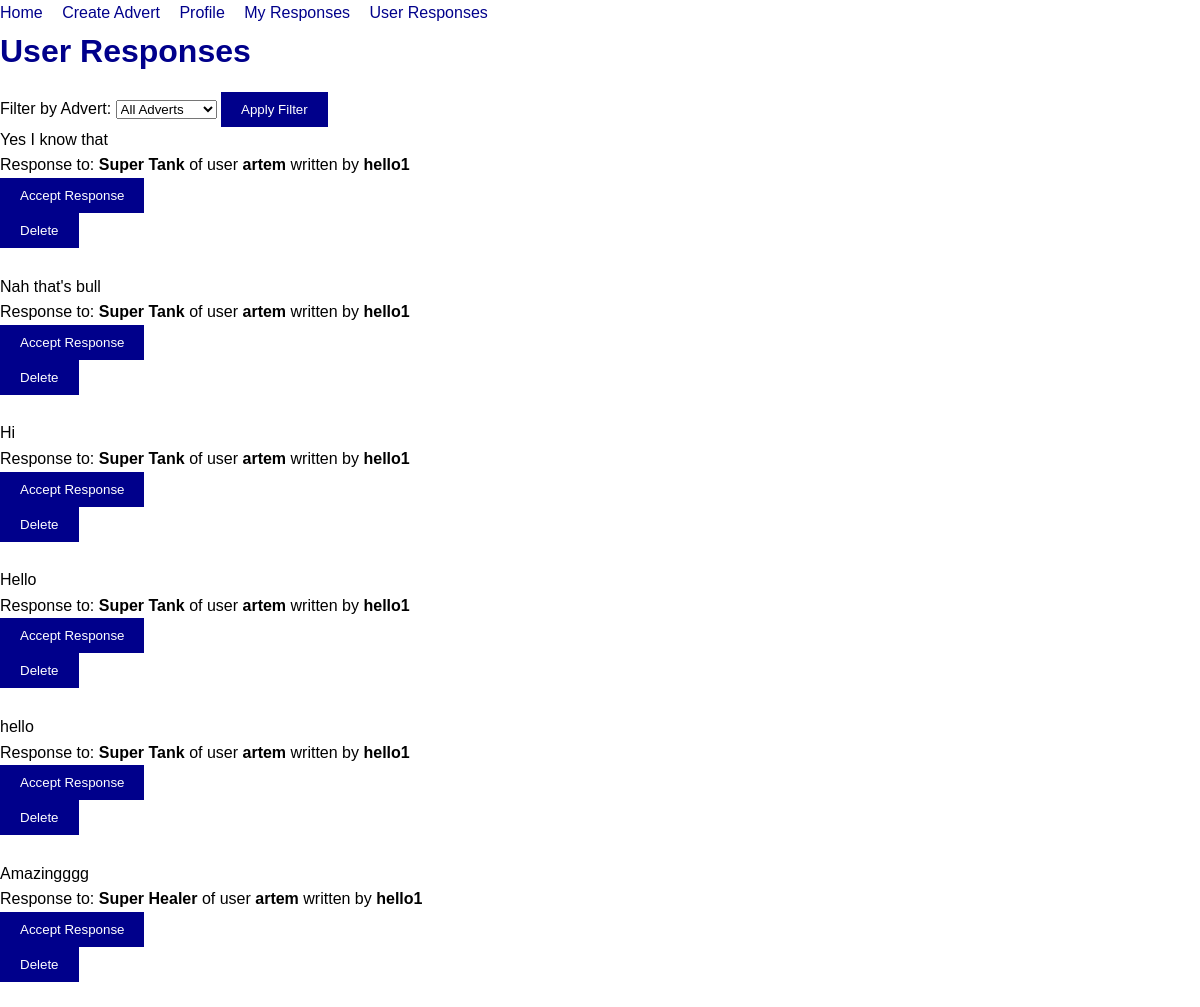
The page /user-responses/ (signed in) on the database its author committed.
### noticeboard/models.py (models this page shows, shortened)
class Response(models.Model):
    advert = models.ForeignKey(Advert, on_delete=models.CASCADE, related_name='responses')
    user = models.ForeignKey(User, on_delete=models.CASCADE)
    text = models.TextField()
    accepted = models.BooleanField(default=False)

class Advert(models.Model):
    CATEGORIES = (
        ('Tanks', 'Tanks'),
        ('Healers', 'Healers'),
        ('DDs', 'DDs'),
        ('Merchants', 'Merchants'),
        ('Guildmasters', 'Guildmasters'),
        ('Questgivers', 'Questgivers'),
        ('Blacksmiths', 'Blacksmiths'),
        ('Leatherworkers', 'Leatherworkers'),
        ('Potion Makers', 'Potion Makers'),
        ('Spellmasters', 'Spellmasters'),
    )
    user = models.ForeignKey(User, on_delete=models.CASCADE)
    category = models.CharField(max_length=50, choices=CATEGORIES)
    headline = models.CharField(max_length=100)
    text = models.TextField()
    video = models.FileField(upload_to='videos/', null=True, blank=True)
    image = models.ImageField(upload_to='images/', null=True, blank=True)

### noticeboard/views.py (the view)
# urls.py: path('user-responses/', views.user_responses, name='user_responses'),
@login_required
def user_responses(request):
    user_adverts = Advert.objects.filter(user=request.user)
    responses = Response.objects.filter(advert__in=user_adverts).exclude(user=request.user)
    advert_filter = request.GET.get('advert_filter')
    if advert_filter:
        responses = responses.filter(advert_id=advert_filter)
    return render(request, 'noticeboard/user_responses.html', {'responses': responses, 'user_adverts': user_adverts})

### noticeboard/templates/noticeboard/user_responses.html (shortened to what this page needs)
{% extends 'noticeboard/base.html' %}
{% block content %}
    <h1>User Responses</h1>
    <form method="get" action="">
        <label for="advert_filter">Filter by Advert:</label>
        <select name="advert_filter" id="advert_filter">
            <option value="" selected>All Adverts</option>
        </select>
        <button type="submit">Apply Filter</button>
    </form>
    <ul>
        {% for response in responses %}
            <li>
                <p>{{ response.text }}</p>
                <p>Response to: <b>{{ response.advert.headline }}</b> of user <b>{{ response.advert.user }}</b>
                    written by <b>{{ response.user }}</b></p>
                {% if not response.accepted and user == response.advert.user %}
                    <form method="post" action="{% url 'accept_response' response.id %}">
                       <button type="submit">Accept Response</button>
                    </form>
                    <form method="post" action="{% url 'delete_response' response.id %}">
                        <p><button type="submit">Delete</button></p>
                    </form>
                {% endif %}
            </li>
        {% endfor %}
    </ul>
{% endblock %}

### noticeboard/templates/noticeboard/base.html (shortened to what this page needs)
<!DOCTYPE html>
<html>
<head>
    {% load static %}
    <link rel="stylesheet" href="{% static 'noticeboard/css/styles.css' %}">
</head>
<body>
    <div>
        <ul>
            <li><a href="{% url 'home' %}">Home</a></li>
            <li><a href="{% url 'create_edit_advert' %}">Create Advert</a></li>
            <li><a href="{% url 'user_profile' user.id %}">Profile</a></li>
            <li><a href="{% url 'my_responses' %}">My Responses</a></li>
            <li><a href="{% url 'user_responses' %}">User Responses</a></li>
        </ul>
    </div>
    <div>
        {% block content %}{% endblock %}
    </div>
</body>
</html>

### static/noticeboard/css/styles.css (style rules this page uses)
body, h1, h2, h3, h4, h5, h6, p, ul, ol, li, a { margin: 0; padding: 0; }
body { font-family: Arial, sans-serif; line-height: 1.6; }
ul { list-style: none; }
li { display: inline; margin-right: 15px; }
a { text-decoration: none; color: darkblue; font-size: 16px; transition: color 0.3s ease-in-out; }
button[type="submit"] { background-color: darkblue; color: white; padding: 10px 20px; border: none; cursor: pointer; transition: background-color 0.3s ease-in-out; }
h1, h2, h3, h4, h5, h6 { font-weight: bold; color: darkblue; }
h1, h2, h3, h4, h5, h6 { margin-bottom: 15px; }

### rows shown on the page
Response: text "Yes I know that", advert.headline "Super Tank", advert.user "artem", user "hello1", accepted "Accept Response"
Response: text "Nah that's bull", advert.headline "Super Tank", advert.user "artem", user "hello1", accepted "Accept Response"
Response: text "Hi", advert.headline "Super Tank", advert.user "artem", user "hello1", accepted "Accept Response"
Response: text "Hello", advert.headline "Super Tank", advert.user "artem", user "hello1", accepted "Accept Response"
Response: text "hello", advert.headline "Super Tank", advert.user "artem", user "hello1", accepted "Accept Response"
Response: text "Amazingggg", advert.headline "Super Healer", advert.user "artem", user "hello1", accepted "Accept Response"
